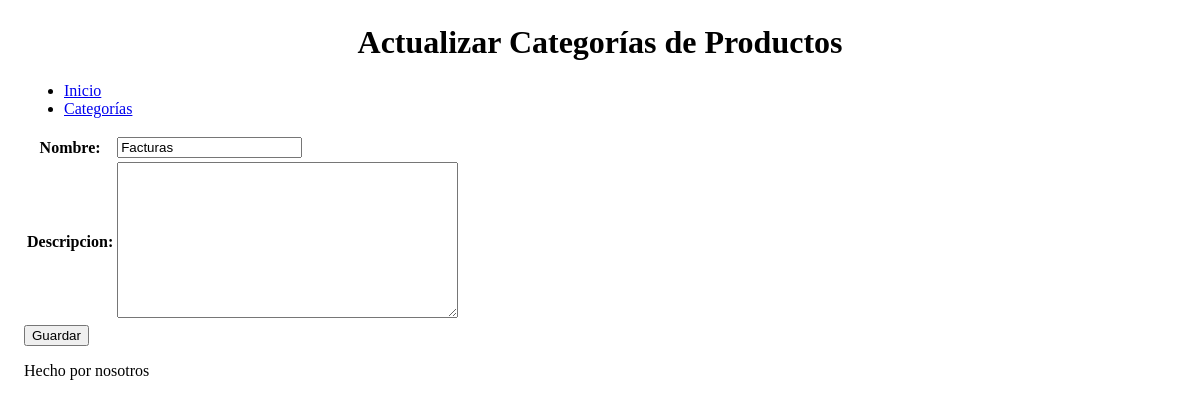
/producto/cambiar/1, run on an earlier commit of the app's database.
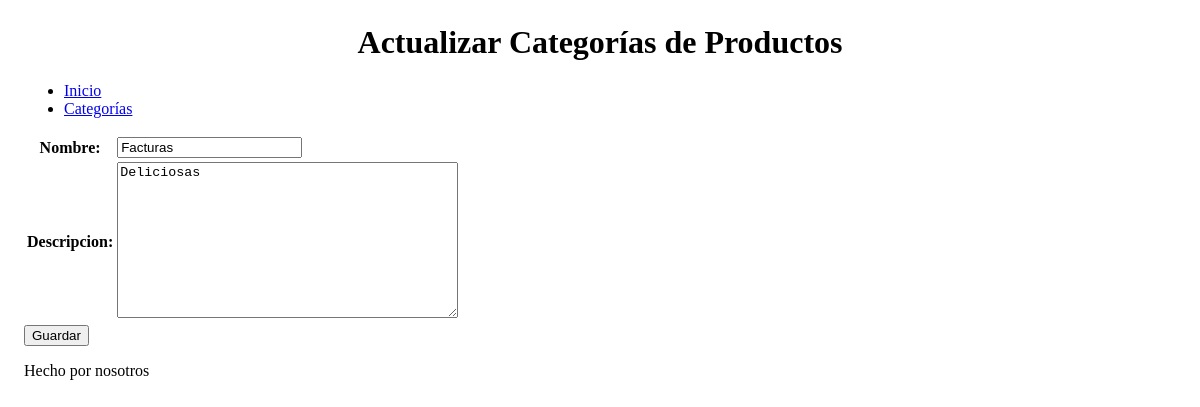
And on a later commit of the database.
### producto/models.py (models this page shows, shortened)
class Categoria(models.Model):
    nombre = models.CharField(max_length=250, unique=True)
    descripcion = models.TextField(null=True, blank=True)

### producto/views.py (the view)
# urls.py: path("cambiar/<int:pk>", views.CategoriaUpdate.as_view(), name="cambiar"),
class CategoriaUpdate(UpdateView):
    model = models.Categoria
    form_class = forms.CategoriaForm
    success_url = reverse_lazy("producto:lista")

### producto/forms.py
class CategoriaForm(forms.ModelForm):
    class Meta:
        model = Categoria
        fields = "__all__"

### producto/templates/producto/categoria_form.html (shortened to what this page needs)
{% extends 'core/base.html' %}
{% block titulo %}
    {% if form.instance.pk is not None %}
        Actualizar Categorías de Productos
    {% else %}
        Crear Categorías de Productos
    {% endif %}
{% endblock titulo %}
{% block main %}
    <form method="post">
        <table>
            {{ form.as_table }}
        </table>
        <button type="submit">Guardar</button>
    </form>
{% endblock %}

What changed in the data, as far as the page shows it:
changed Categoria "Facturas": descripcion (not shown) → "Deliciosas"
